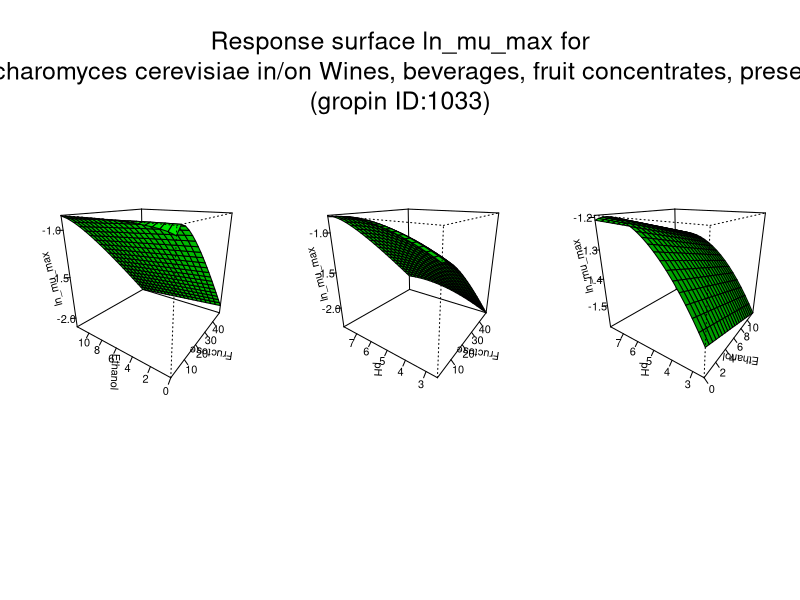

Generate this figure with R:
#############################
# start of Parameter script
#############################
Fructose <- seq(0.1001,49.95004995005,length.out=21)
Ethanol <- seq(0,11.988011988012,length.out=21)
pH <- seq(2.5025,7.99200799200799,length.out=21)
#############################
# end of Parameter script
#############################
############################# 
# start of Model script Gropin ID 1033 
#############################
 
# constant coefficients for this model
 
variables <- data.frame(Fructose,Ethanol,pH)
argumentsPar <- expand.grid(variables)
 
# heart of the model
response_surface <- function(Fructose,Ethanol,pH) {
   mumax <-log(0.45)-0.0146*((pH-7)^2)-40.85*((sqrt(1-( 55.556/(55.556+(Ethanol*0.7893/46)+(Fructose*10/180.16))))-0.05)^2)

return(mumax=mumax)
} 

# output parameters
responseSurface <- cbind(argumentsPar,response_surface(argumentsPar['Fructose'],argumentsPar['Ethanol'],argumentsPar['pH']))
colnames(responseSurface) <- c(colnames(argumentsPar),'lnmumax')
#############################
# End of Model script
#############################
############################# 
# start of Visualisation script Gropin ID 1033 
#############################
argPar1 <- expand.grid(Fructose,Ethanol)
argPar2 <- expand.grid(Fructose,pH)
argPar3 <- expand.grid(Ethanol,pH)
z1 <- matrix(unlist(response_surface(argPar1[1],argPar1[2],pH[10])),nrow=21)
z2 <- matrix(unlist(response_surface(argPar2[1],Ethanol[10],argPar2[2])),nrow=21)
z3 <- matrix(unlist(response_surface(Fructose[10],argPar3[1],argPar3[2])),nrow=21)
par(mfrow = c(1,3))
persp(Fructose,Ethanol,z1,col = 'green',xlab='Fructose',ylab='Ethanol',zlab='ln_mu_max',theta=305,phi=20,shade=0.25,ticktype = 'detailed')
persp(Fructose,pH,z2,col = 'green',xlab='Fructose',ylab='pH',zlab='ln_mu_max',theta=305,phi=20,shade=0.25,ticktype = 'detailed')
persp(Ethanol,pH,z3,col = 'green',xlab='Ethanol',ylab='pH',zlab='ln_mu_max',theta=305,phi=20,shade=0.25,ticktype = 'detailed')
mtext('Response surface ln_mu_max for
Saccharomyces cerevisiae in/on Wines, beverages, fruit concentrates, preserves
(gropin ID:1033)',outer=T,  cex=1.5, line=-8.5, side=3)
#############################
# End of Visualisation script
#############################
